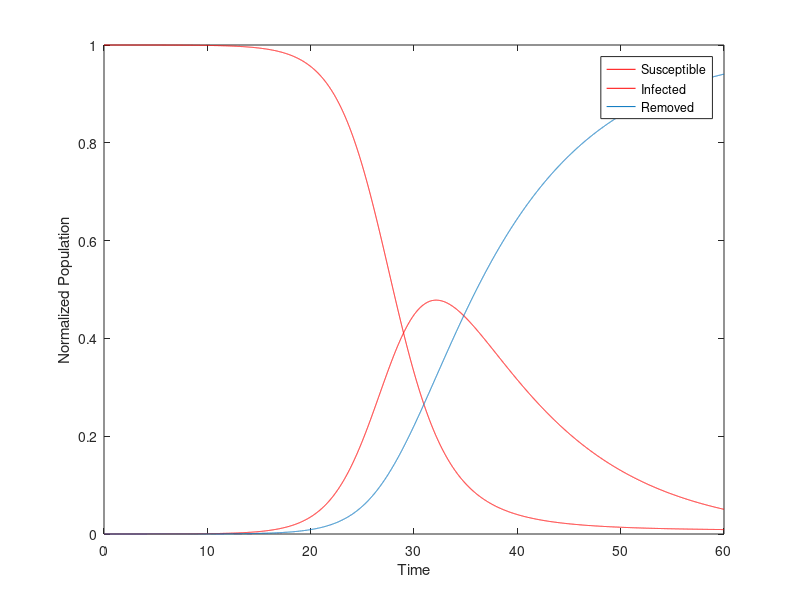

Source code (MATLAB):
%Epidemic
%Jared Rivera 804603106

close all; clear all; clc;
tic
%Initialize constants
g=0.1;
b=0.5;

%Set up time variables for loop
deltat=0.005;
tfinal=60;
tstep=(tfinal/deltat);
t=[0:deltat:60];
npoints=length(t);

%Set initial values
iold=0.0000125;
sold=0.9999875;
rold=0;

%Set up arrays
i=zeros(1,npoints);
s=zeros(1,npoints);
r=zeros(1,npoints);

i(1)=iold;
s(1)=sold;
r(1)=rold;


%Start loop to calculate populations
for k=1:tstep
    
        %Euler forward integration
        snew=sold-deltat*(b*iold*sold);
        inew=iold+deltat*(b*iold*sold-g*iold);
        rnew=rold+deltat*(g*iold);
        
        %Reset variables
        sold=snew;
        iold=inew;
        rold=rnew;
        
        %Update array
        s(k+1)=snew;
        i(k+1)=inew;
        r(k+1)=rnew;
       
end

%Plot populations
plot(t,s,'r',t,i,'r',t,r);
legend show;
legend('Susceptible','Infected','Removed');
xlabel('Time');
ylabel('Normalized Population');

%Print results to command window
fprintf('Final Size of Population Groups\n');
fprintf('Susceptible: %0.2f million\n', sold*4);
fprintf('Infected: %0.2f million\n', iold*4);
fprintf('Removed: %0.2f million\n', rold*4);
toc

